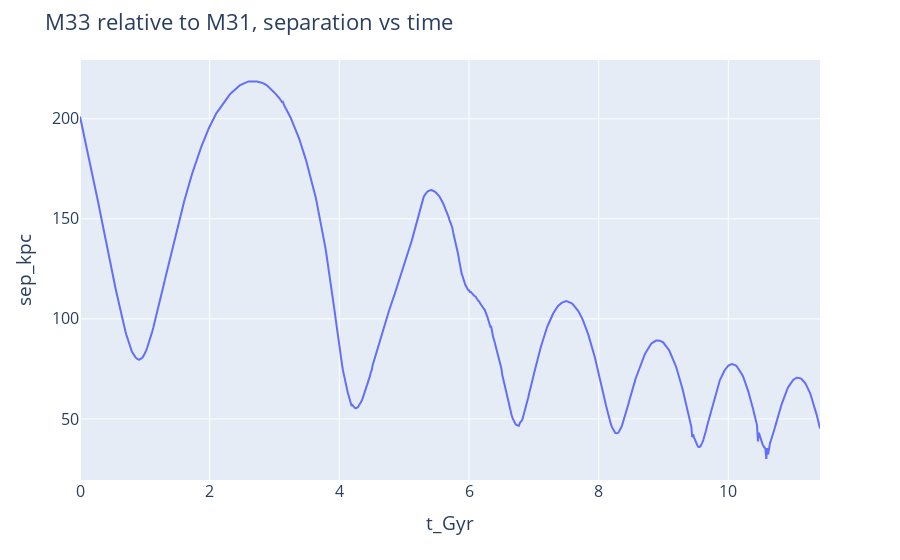

Write notebook code for a chart like this one.
### Code cell
d5 = px.line(M31_M33, x='t_Gyr', y='sep_kpc')
d5.update_layout(
    title="M33 relative to M31, separation vs time",
    font=dict(size=16)
)
d5.show()

### Figure 1 — Plotly figure (JSON) as saved in the notebook; plotly's stock layout.template omitted (floating-point values rounded to 4 significant figures; data arrays with more than 128 entries replaced by an {"elided": "..."} marker saying what was removed)
{"data": [{"hoverlabel": {"namelength": 0}, "hovertemplate": "t_Gyr=%{x}<br>sep_kpc=%{y}", "legendgroup": "", "line": {"color": "#636efa", "dash": "solid"}, "mode": "lines", "name": "", "showlegend": false, "type": "scatter", "x": {"elided": "800 float values"}, "xaxis": "x", "y": {"elided": "800 float values"}, "yaxis": "y"}], "layout": {"font": {"size": 16}, "legend": {"tracegroupgap": 0}, "margin": {"t": 60}, "title": {"text": "M33 relative to M31, separation vs time"}, "xaxis": {"anchor": "y", "domain": [0, 1], "title": {"text": "t_Gyr"}}, "yaxis": {"anchor": "x", "domain": [0, 1], "title": {"text": "sep_kpc"}}}}
